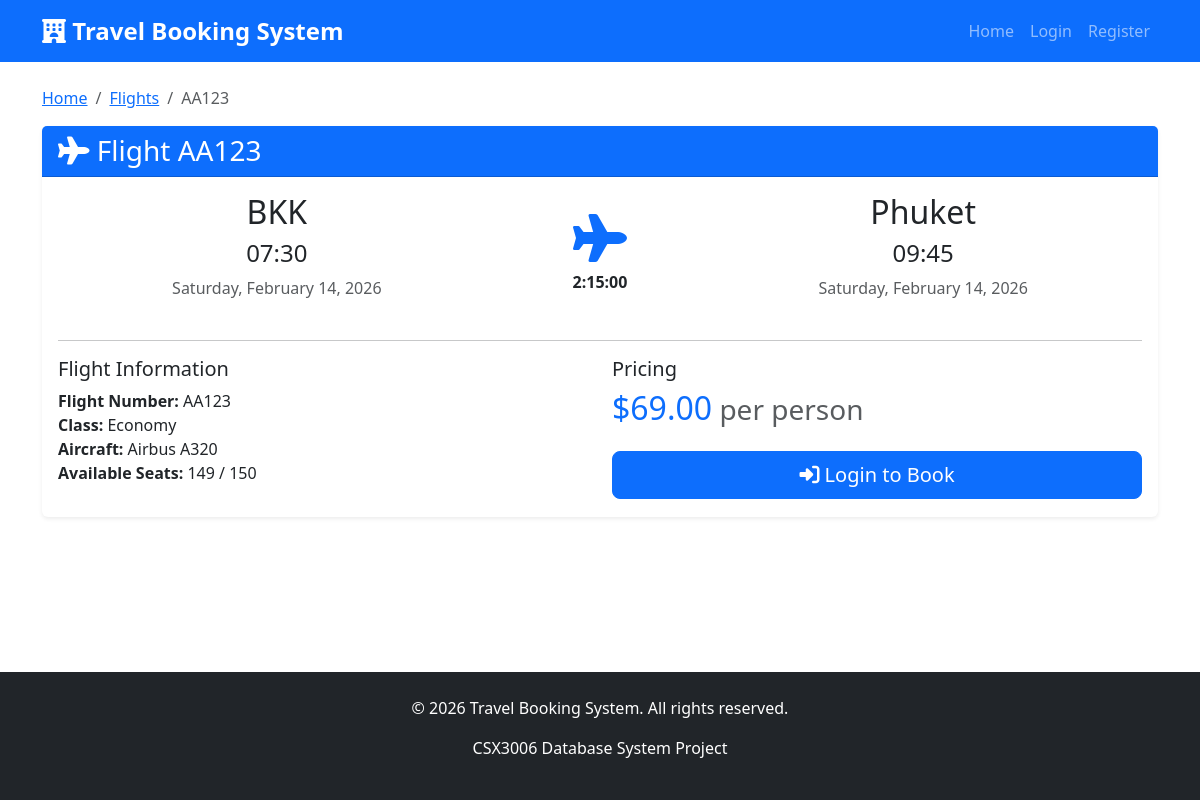
The app's page /bookings/flights/6/, older data.
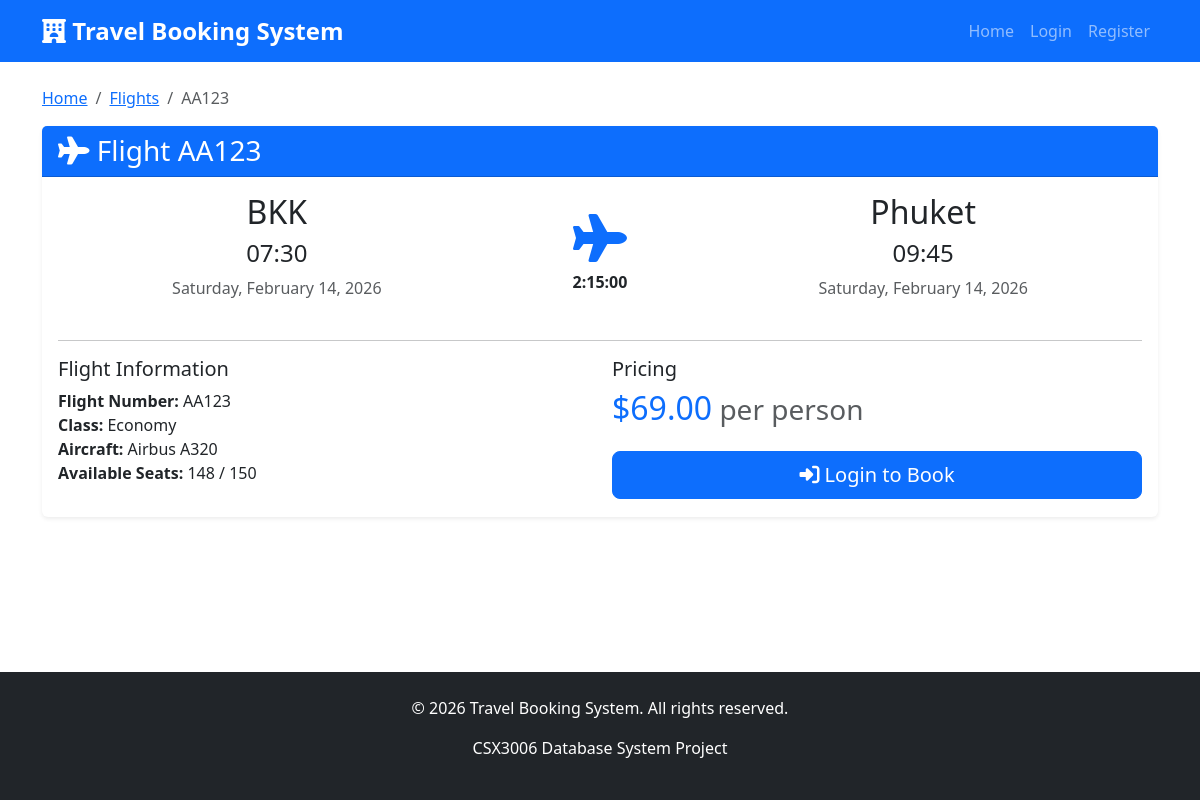
The same page, newer data.
### partners/models.py (models this page shows, shortened)
class Flight(models.Model):
    partner = models.ForeignKey(
        Partner,
        on_delete=models.CASCADE,
        related_name='flights'
    )
    flight_number = models.CharField(
        max_length=20,
        unique=True,
        help_text='Unique flight number'
    )
    origin = models.CharField(
        max_length=100,
        help_text='Departure city/airport'
    )
    destination = models.CharField(
        max_length=100,
        help_text='Arrival city/airport'
    )
    departure_time = models.DateTimeField(
        help_text='Departure date and time'
    )
    arrival_time = models.DateTimeField(
        help_text='Arrival date and time'
    )
    price = models.DecimalField(
        max_digits=10,
        decimal_places=2,
        validators=[MinValueValidator(0)],
        help_text='Base price per seat'
    )
    seats_available = models.IntegerField(
        validators=[MinValueValidator(0)],
        default=150,
        help_text='Number of seats available'
    )
    total_seats = models.IntegerField(
        validators=[MinValueValidator(1)],
        default=150,
        help_text='Total number of seats'
    )
    aircraft_type = models.CharField(
        max_length=100,
        blank=True,
        null=True,
        help_text='Type of aircraft'
    )
    airline_logo = models.ImageField(
        upload_to='airlines/',
        blank=True,
        null=True
    )
    class_type = models.CharField(
        max_length=50,
        default='Economy',
        help_text='Class type (Economy, Business, First Class)'
    )
    is_active = models.BooleanField(
        default=True,
        help_text='Whether the flight is available for booking'
    )
    created_at = models.DateTimeField(auto_now_add=True)
    updated_at = models.DateTimeField(auto_now=True)
    class Meta:
        verbose_name = 'Flight'
        verbose_name_plural = 'Flights'
        ordering = ['departure_time']
    @property
    def duration(self):
        return self.arrival_time - self.departure_time

### bookings/views.py (the view)
# urls.py: path('flights/<int:flight_id>/', views.flight_detail, name='flight_detail'),
def flight_detail(request, flight_id):
    flight = get_object_or_404(Flight, id=flight_id, is_active=True)
    context = {
        'flight': flight,
    }
    return render(request, 'bookings/flights/detail.html', context)

### templates/bookings/flights/detail.html (shortened to what this page needs)
{% extends 'base.html' %}
{% block content %}
<div class="container">
    <nav aria-label="breadcrumb">
        <ol class="breadcrumb">
            <li class="breadcrumb-item"><a href="{% url 'home' %}">Home</a></li>
            <li class="breadcrumb-item"><a href="{% url 'bookings:flight_search' %}">Flights</a></li>
            <li class="breadcrumb-item active">{{ flight.flight_number }}</li>
        </ol>
    </nav>
    <div class="card">
        <div class="card-header bg-primary text-white">
            <h3 class="mb-0">
                <i class="fas fa-plane"></i> Flight {{ flight.flight_number }}
            </h3>
        </div>
        <div class="card-body">
            <div class="row mb-4">
                <div class="col-md-5 text-center">
                    <h2>{{ flight.origin }}</h2>
                    <h4>{{ flight.departure_time|date:"H:i" }}</h4>
                    <p class="text-muted">{{ flight.departure_time|date:"l, F d, Y" }}</p>
                </div>
                <div class="col-md-2 text-center d-flex flex-column justify-content-center">
                    <i class="fas fa-plane fa-3x text-primary mb-2"></i>
                    <p class="mb-0"><strong>{{ flight.duration }}</strong></p>
                </div>
                <div class="col-md-5 text-center">
                    <h2>{{ flight.destination }}</h2>
                    <h4>{{ flight.arrival_time|date:"H:i" }}</h4>
                    <p class="text-muted">{{ flight.arrival_time|date:"l, F d, Y" }}</p>
                </div>
            </div>
            <hr>
            <div class="row">
                <div class="col-md-6">
                    <h5>Flight Information</h5>
                    <ul class="list-unstyled">
                        <li><strong>Flight Number:</strong> {{ flight.flight_number }}</li>
                        <li><strong>Class:</strong> {{ flight.class_type }}</li>
                        {% if flight.aircraft_type %}
                            <li><strong>Aircraft:</strong> {{ flight.aircraft_type }}</li>
                        {% endif %}
                        <li><strong>Available Seats:</strong> {{ flight.seats_available }} / {{ flight.total_seats }}</li>
                    </ul>
                </div>
                <div class="col-md-6">
                    <h5>Pricing</h5>
                    <h2 class="text-primary">${{ flight.price }}<small class="text-muted"> per person</small></h2>
                    <div class="mt-4">
                        {% if user.is_authenticated %}
                            <a href="{% url 'bookings:flight_booking_create' flight.id %}" class="btn btn-success btn-lg w-100">
                                <i class="fas fa-calendar-check"></i> Book This Flight
                            </a>
                        {% else %}
                            <a href="{% url 'accounts:login' %}?next={{ request.path }}" class="btn btn-primary btn-lg w-100">
                                <i class="fas fa-sign-in-alt"></i> Login to Book
                            </a>
                        {% endif %}
                    </div>
                </div>
            </div>
        </div>
    </div>
</div>
{% endblock %}

Row changes from the older to the newer data that the page shows:
changed Flight "BKK": seats_available "149" → "148"
